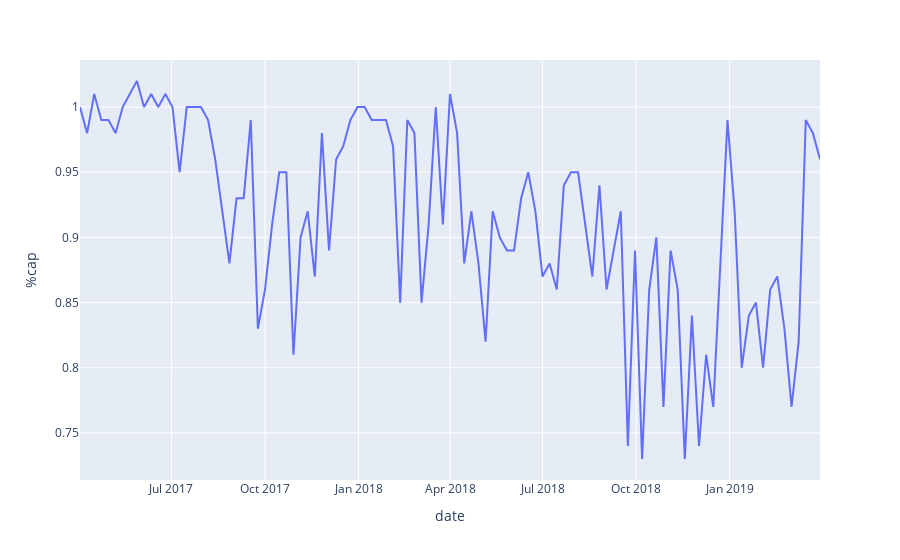

Notebook cell for this chart:
### Markdown cell above
**ANASTASIA**

### Code cell
px.line(df_anastasia, x=df_anastasia.index, y='%cap')
